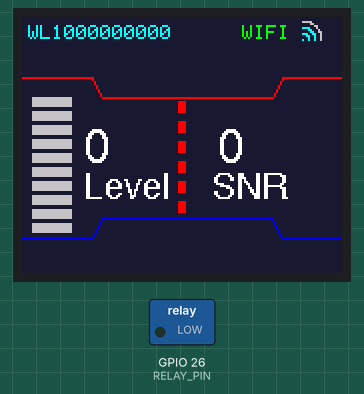
Bench run of a sketch on a simulated ESP32. Parts: 160×128 colour display, switched loads named in the sketch (green lamp = pin HIGH). WiFi joins after 1.5 s; servers stay silent unless stated; no radio packets arrive unless stated; what the sketch prints to the serial monitor is not drawn.

Above: at 2.1 s.

The sketch:

WL_Blynk_Pump.ino
```cpp
#define BLYNK_TEMPLATE_ID "TMPL6wMpQ-cJg"
#define BLYNK_TEMPLATE_NAME "Water Level Device"
#define BLYNK_AUTH_TOKEN "-1ew1nIGHZDimZpv95E3nOCy9TaQgAuu"

#include <SPI.h>
#include <LoRa.h>
#include <WiFi.h>
#include <BlynkSimpleEsp32.h>

char ssid[] = "STELLAR";
char pass[] = "stellarBD";

unsigned long lastWiFiCheck = 0;
const unsigned long wifiCheckInterval = 10000;
unsigned long lastSignalUpdate = 0;

#include <Adafruit_GFX.h>
#include <Adafruit_ST7735.h>
#include <Fonts/FreeSerifBold18pt7b.h>
#include <Fonts/FreeSerifBold12pt7b.h>
#include <Fonts/FreeSerifBold9pt7b.h>
#include <Fonts/FreeSans9pt7b.h>
#include <Fonts/FreeSans12pt7b.h>
#include <Fonts/FreeSans18pt7b.h>

// TFT pins
#define TFT_CS 15
#define TFT_DC 18
#define TFT_SCLK 14
#define TFT_MOSI 13
#define TFT_RST 88

// Colors
#define TFT_BLACK 0x0000
#define TFT_BLUE  0x001F
#define TFT_RED   0xF800
#define TFT_GREEN 0x07E0
#define TFT_WHITE 0xFFFF
#define TFT_CYAN  0x07FF
#define TFT_NAVY  0x18C6
#define TFT_ASH   0xC618

// LoRa pins
#define SS 2
#define RST 25

const byte receiverAddress = 0x15;
const byte senderAddress   = 0x16;

String deviceID = "WL1000000000";

// Telemetry/state
int level = 0;
int snr = 0;
int count = 0;

// This mirrors the Blynk motor switch and actual relay state
int state = 0;                 // 0 = off, 1 = on
bool motorStatus = false;      // same as state but boolean
bool userOffOverride = false;  // true when user turns V2 OFF while level==100

#define RELAY_PIN 26

Adafruit_ST7735 tft = Adafruit_ST7735(TFT_CS, TFT_DC, TFT_RST);

// ---------- helpers ----------
int getSignalBars() {
  long rssi = WiFi.RSSI();
  if (rssi >= -50) return 4;
  else if (rssi >= -60) return 3;
  else if (rssi >= -70) return 2;
  else if (rssi >= -80) return 1;
  else return 0;
}

void applyRelay(int waterLevel) {
  // Auto rule + manual OFF override:
  // - If level != 100 → force OFF and clear override
  // - If level == 100:
  //     * if userOffOverride == true → keep OFF
  //     * else → ON
  if (waterLevel != 100) {
    motorStatus = false;
    userOffOverride = false;   // reset override when not full
  } else {
    motorStatus = !userOffOverride;
  }
delay(1000);
  // Drive relay (flip logic if your relay is active-LOW)
  digitalWrite(RELAY_PIN, motorStatus ? HIGH : LOW);

  // Reflect to app switch and local state
  state = motorStatus ? 1 : 0;
  Blynk.virtualWrite(V2, state);
}

// ---------- setup/loop ----------
void setup() {
  Serial.begin(9600);

  WiFi.begin(ssid, pass);
  Blynk.begin(BLYNK_AUTH_TOKEN, ssid, pass);
  while (WiFi.status() != WL_CONNECTED) { delay(500); Serial.print("."); }
  Serial.println();
  Serial.print("WiFi Connected. IP Address: ");
  Serial.println(WiFi.localIP());

  SPI.begin();
  tft.initR(INITR_BLACKTAB);
  tft.fillScreen(TFT_NAVY);
  tft.setRotation(3);

  displayDeviceID(deviceID);
  drawWiFiSignal(getSignalBars());
  drawPattern();
  drawLevelBar(level);
  drawDivider();
  showLevel(level);
  showSNR(snr);

  LoRa.setPins(SS, RST);
  if (!LoRa.begin(433E6)) { Serial.println("LoRa error!"); while (1); }
  LoRa.setSpreadingFactor(8);
  LoRa.setSignalBandwidth(62.5E3);
  LoRa.setCodingRate4(8);
  Serial.println("LoRa Receiver Ready...");

  pinMode(RELAY_PIN, OUTPUT);
  digitalWrite(RELAY_PIN, LOW);   // start OFF
}

BLYNK_CONNECTED() {
  // Pull last app switch so we respect user's last manual choice
  Blynk.syncVirtual(V2);
  // Push current telemetry
  Blynk.virtualWrite(V0, level);
  Blynk.virtualWrite(V1, snr);
  Blynk.virtualWrite(V2, state);
}

void loop() {
  Blynk.run();

  if (millis() - lastWiFiCheck >= wifiCheckInterval) {
    lastWiFiCheck = millis();
    checkWiFiConnection();
  }
  if (millis() - lastSignalUpdate >= 3000) {
    lastSignalUpdate = millis();
    drawWiFiSignal(getSignalBars());
  }

  parseLoRaData();
}

// ---------- display functions (unchanged from your code) ----------
void displayDeviceID(String deviceID) {
  tft.fillScreen(TFT_NAVY);
  tft.setFont();
  tft.setTextColor(TFT_CYAN);
  tft.setTextSize(1);
  tft.setCursor(3, 4);
  tft.println(deviceID);
}

void drawArc(int x, int y, int r, uint16_t color) {
  tft.setFont(&FreeSerifBold18pt7b);
  for (int angle = 1; angle <= 90; angle++) {
    float rad = angle * 3.14159 / 180;
    int xPos = x + r * cos(rad);
    int yPos = y - r * sin(rad);
    tft.drawPixel(xPos, yPos, color);
  }
  tft.setFont();
}

void drawWiFiSignal(int signalStrength) {
  tft.fillRect(105, 0, 60, 20, TFT_NAVY);
  tft.setFont();
  tft.setTextColor(TFT_GREEN);
  tft.setTextSize(1);
  tft.setCursor(110, 4);
  tft.println("WIFI");

  int x = 140, y = 12;
  drawArc(x, y, 1,  (signalStrength > 0) ? TFT_CYAN : TFT_ASH);
  drawArc(x, y, 4,  (signalStrength > 1) ? TFT_CYAN : TFT_ASH);
  drawArc(x, y, 7,  (signalStrength > 2) ? TFT_CYAN : TFT_ASH);
  drawArc(x, y, 10, (signalStrength > 3) ? TFT_CYAN : TFT_ASH);
}

void drawPattern() {
  tft.drawLine(0, 30, 35, 30, TFT_RED);
  tft.drawLine(35, 30, 40, 40, TFT_RED);
  tft.drawLine(40, 40, 125, 40, TFT_RED);
  tft.drawLine(125, 40, 130, 30, TFT_RED);
  tft.drawLine(130, 30, 160, 30, TFT_RED);

  tft.drawLine(0, 110, 35, 110, TFT_BLUE);
  tft.drawLine(35, 110, 40, 100, TFT_BLUE);
  tft.drawLine(40, 100, 125, 100, TFT_BLUE);
  tft.drawLine(125, 100, 130, 110, TFT_BLUE);
  tft.drawLine(130, 110, 160, 110, TFT_BLUE);
}

void drawLevelBar(int level) {
  int segments = 10;
  int segmentWidth = 20;
  int segmentHeight = 5;
  int blueSegments = map(level, 0, 100, 0, segments);

  for (int i = 0; i < segments; i++) {
    int x = 5;
    int y = 40 + (segments - 1 - i) * (segmentHeight + 2);
    if (i < blueSegments) tft.fillRect(x, y, segmentWidth, segmentHeight, TFT_BLUE);
    else                  tft.fillRect(x, y, segmentWidth, segmentHeight, TFT_ASH);
  }
}

void drawDivider() {
  tft.fillRect(78, 42, 4, 6, TFT_RED);
  tft.fillRect(78, 52, 4, 6, TFT_RED);
  tft.fillRect(78, 62, 4, 6, TFT_RED);
  tft.fillRect(78, 72, 4, 6, TFT_RED);
  tft.fillRect(78, 82, 4, 6, TFT_RED);
  tft.fillRect(78, 92, 4, 6, TFT_RED);
}

void showLevel(int level) {
  tft.fillRect(30, 55, 45, 40, TFT_NAVY);
  tft.setFont();
  tft.setTextColor(TFT_WHITE);
  tft.setFont(&FreeSans12pt7b);
  tft.setCursor(31, 72);
  tft.setTextSize(1);
  tft.print(level);
  tft.setFont(&FreeSans9pt7b);
  tft.setCursor(31, 90);
  tft.print("Level");
}

void showSNR(int snr) {
  tft.fillRect(95, 55, 45, 40, TFT_NAVY);
  tft.setFont();
  tft.setTextColor(TFT_WHITE);
  tft.setFont(&FreeSans12pt7b);
  tft.setCursor(98, 72);
  tft.setTextSize(1);
  tft.print(snr);
  tft.setFont(&FreeSans9pt7b);
  tft.setCursor(95, 90);
  tft.print("SNR");
}

// ---------- LoRa parsing ----------
void parseLoRaData() {
  int packetSize = LoRa.parsePacket();
  if (!packetSize) return;

  byte destAddress = LoRa.read();
  byte senderAddress = LoRa.read();
  if (destAddress != receiverAddress) return;

  String data = "";
  while (LoRa.available()) data += (char)LoRa.read();

  int separatorIndex = data.indexOf(',');
  int snrLocal = LoRa.packetSnr() + 18;
  Serial.print("SNR "); Serial.println(snrLocal);
  if (separatorIndex == -1) return;

  int newLevel = data.substring(0, separatorIndex).toInt();
  Serial.print("Level "); Serial.println(newLevel);
  int newCount = data.substring(separatorIndex + 1).toInt();

  // Update UI & telemetry
  level = newLevel;
  count = newCount;
  snr = snrLocal;

  showLevel(level);
  drawLevelBar(level);
  showSNR(snr);
  Blynk.virtualWrite(V0, level);
  Blynk.virtualWrite(V1, snr);

  // Apply the logic (auto + manual override)
  applyRelay(level);
}

// ---------- Blynk controls ----------
BLYNK_WRITE(V2) {
  int btn = param.asInt();  // 1=ON, 0=OFF
  if (level == 100) {
    // While full, user can override ON → OFF or ON again
    userOffOverride = (btn == 0);
  } else {
    // Not full → always OFF, clear override
    userOffOverride = false;
  }
  applyRelay(level);
}

// ---------- WiFi reconnect ----------
void checkWiFiConnection() {
  if (WiFi.status() == WL_CONNECTED) return;

  Serial.println("WiFi disconnected. Trying to reconnect...");
  WiFi.begin(ssid, pass);
  unsigned long startAttemptTime = millis();
  while (WiFi.status() != WL_CONNECTED && millis() - startAttemptTime < 5000) {
    delay(500);
    Serial.print(".");
  }
  if (WiFi.status() == WL_CONNECTED) {
    Serial.println("\nReconnected to WiFi.");
    Serial.print("IP Address: "); Serial.println(WiFi.localIP());
    Blynk.virtualWrite(V0, level);
    Blynk.virtualWrite(V1, snr);
    Blynk.virtualWrite(V2, state);
  } else {
    Serial.println("\nFailed to reconnect to WiFi.");
  }
}
```
